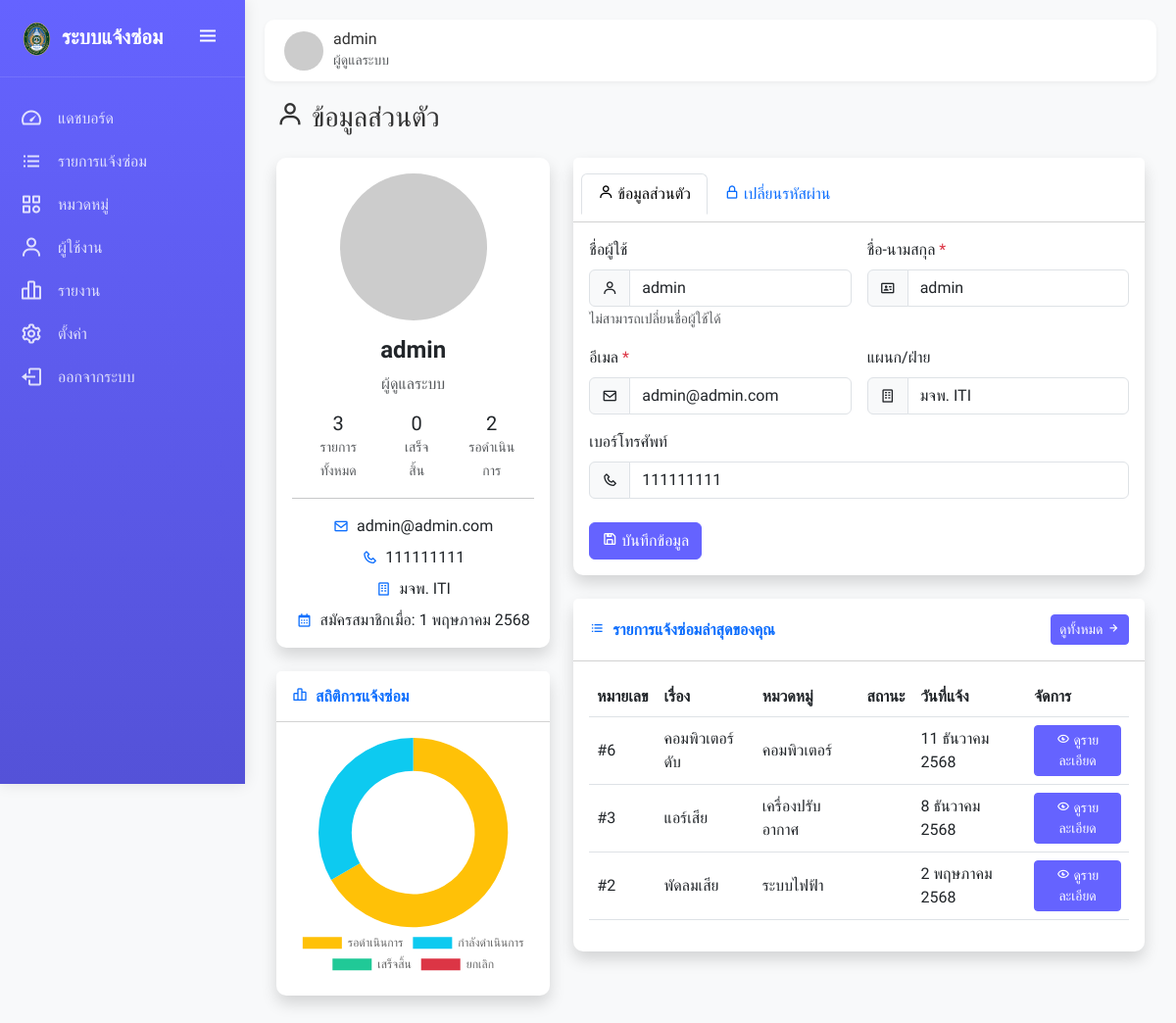
The app's page /profile.php (signed in) with its own data.
### tables this page shows
CREATE TABLE `users` (
  `user_id` int(11) NOT NULL,
  `username` varchar(50) NOT NULL,
  `password` varchar(255) NOT NULL,
  `fullname` varchar(100) NOT NULL,
  `email` varchar(100) NOT NULL,
  `department` varchar(100) DEFAULT NULL,
  `phone` varchar(20) DEFAULT NULL,
  `role` enum('admin','user','building_staff') NOT NULL DEFAULT 'user',
  `created_at` timestamp NOT NULL DEFAULT current_timestamp(),
  `updated_at` timestamp NOT NULL DEFAULT current_timestamp() ON UPDATE current_timestamp()
);

CREATE TABLE `repair_requests` (
  `request_id` int(11) NOT NULL,
  `user_id` int(11) NOT NULL,
  `category_id` int(11) NOT NULL,
  `title` varchar(255) NOT NULL,
  `description` text NOT NULL,
  `location` varchar(255) DEFAULT NULL,
  `priority` enum('low','medium','high','urgent') NOT NULL DEFAULT 'medium',
  `status` enum('pending','in_progress','completed','rejected') NOT NULL DEFAULT 'pending',
  `image` varchar(255) DEFAULT NULL,
  `admin_remark` text DEFAULT NULL,
  `completed_date` datetime DEFAULT NULL,
  `created_at` timestamp NOT NULL DEFAULT current_timestamp(),
  `updated_at` timestamp NOT NULL DEFAULT current_timestamp() ON UPDATE current_timestamp()
);

CREATE TABLE `categories` (
  `category_id` int(11) NOT NULL,
  `category_name` varchar(100) NOT NULL,
  `description` text DEFAULT NULL,
  `created_at` timestamp NOT NULL DEFAULT current_timestamp(),
  `updated_at` timestamp NOT NULL DEFAULT current_timestamp() ON UPDATE current_timestamp()
);

### profile.php (the view, shortened to what the rows shown need)
<?php
require_once 'config/db_connect.php';
$user_id = $_SESSION['user_id'];
$result = db_select("SELECT * FROM users WHERE user_id = ?", "i", [$user_id]);
$user = mysqli_fetch_assoc($result);
$result = db_select(
    "SELECT
        COUNT(CASE WHEN status = 'pending' THEN 1 END) as pending_count,
        COUNT(CASE WHEN status = 'in_progress' THEN 1 END) as in_progress_count,
        COUNT(CASE WHEN status = 'completed' THEN 1 END) as completed_count,
        COUNT(CASE WHEN status = 'rejected' THEN 1 END) as rejected_count,
        COUNT(*) as total_count
     FROM repair_requests
     WHERE user_id = ?",
    "i",
    [$user_id]
);
$request_stats = mysqli_fetch_assoc($result);
include 'includes/header.php';
?>
<div class="d-sm-flex align-items-center justify-content-between mb-4">
    <h1 class="h3 mb-0 text-gray-800">
        <i class="bx bx-user me-2"></i>ข้อมูลส่วนตัว
    </h1>
</div>
<div class="row">
    <div class="col-lg-4 mb-4">
        <div class="card shadow mb-4">
            <div class="card-body text-center">
                <img src="https://ui-avatars.com/api/?name=<?php echo urlencode($user['fullname']); ?>&background=random"
                    alt="User Avatar" class="rounded-circle mb-3" width="150" height="150">
                <h4 class="fw-bold"><?php echo $user['fullname']; ?></h4>
                <p class="text-muted"><?php echo $user['role'] == 'admin' ? 'ผู้ดูแลระบบ' : 'ผู้ใช้งานทั่วไป'; ?></p>
                <div class="d-flex justify-content-center">
                    <div class="text-center px-3">
                    </div>
                    <div class="text-center px-3">
                    </div>
                    <div class="text-center px-3">
                    </div>
                </div>
                <hr>
                <div class="d-flex align-items-center justify-content-center mb-2">
                    <i class="bx bx-envelope me-2 text-primary"></i>
                    <span><?php echo $user['email']; ?></span>
                </div>
                <?php if ($user['phone']): ?>
                    <div class="d-flex align-items-center justify-content-center mb-2">
                        <i class="bx bx-phone me-2 text-primary"></i>
                        <span><?php echo $user['phone']; ?></span>
                    </div>
                <?php endif; ?>
                <?php if ($user['department']): ?>
                    <div class="d-flex align-items-center justify-content-center mb-2">
                        <i class="bx bx-building me-2 text-primary"></i>
                        <span><?php echo $user['department']; ?></span>
                    </div>
                <?php endif; ?>
                <div class="d-flex align-items-center justify-content-center">
                    <i class="bx bx-calendar me-2 text-primary"></i>
                    <span>สมัครสมาชิกเมื่อ: <?php echo thai_date($user['created_at'], 'j F Y'); ?></span>
                </div>
            </div>
        </div>
    </div>
    <div class="col-lg-8">
        <div class="card shadow mb-4">
            <div class="card-body">
                <div class="tab-content" id="profileTabsContent">
                    <div class="tab-pane fade show active" id="profile" role="tabpanel" aria-labelledby="profile-tab">
                        <form method="POST" class="row g-3">
                            <div class="col-md-6">
                                <div class="input-group">
                                    <span class="input-group-text bg-light">
                                        <i class="bx bx-user"></i>
                                    </span>
                                    <input type="text" class="form-control" id="username"
                                        value="<?php echo $user['username']; ?>" readonly>
                                </div>
                            </div>
                            <div class="col-md-6">
                                <div class="input-group">
                                    <span class="input-group-text bg-light">
                                        <i class="bx bx-id-card"></i>
                                    </span>
                                    <input type="text" class="form-control" id="fullname" name="fullname"
                                        value="<?php echo $user['fullname']; ?>" required>
                                </div>
                            </div>
                            <div class="col-md-6">
                                <div class="input-group">
                                    <span class="input-group-text bg-light">
                                        <i class="bx bx-envelope"></i>
                                    </span>
                                    <input type="email" class="form-control" id="email" name="email"
                                        value="<?php echo $user['email']; ?>" required>
                                </div>
                            </div>
                            <div class="col-md-6">
                                <div class="input-group">
                                    <span class="input-group-text bg-light">
                                        <i class="bx bx-building"></i>
                                    </span>
                                    <input type="text" class="form-control" id="department" name="department"
                                        value="<?php echo $user['department']; ?>">
                                </div>
                            </div>
                            <div class="col-12">
                                <div class="input-group">
                                    <span class="input-group-text bg-light">
                                        <i class="bx bx-phone"></i>
                                    </span>
                                    <input type="text" class="form-control" id="phone" name="phone"
                                        value="<?php echo $user['phone']; ?>">
                                </div>
                            </div>
                        </form>
                    </div>
                </div>
            </div>
        </div>
        <div class="card shadow mb-4">
            <div class="card-body">
                <?php
                $recent_requests = db_select(
                    "SELECT r.*, c.category_name
                     FROM repair_requests r
                     JOIN categories c ON r.category_id = c.category_id
                     WHERE r.user_id = ?
                     ORDER BY r.created_at DESC
                     LIMIT 5",
                    "i",
                    [$user_id]
                );
                ?>
                <?php if (mysqli_num_rows($recent_requests) > 0): ?>
                    <div class="table-responsive">
                        <table class="table table-hover align-middle">
                            <thead class="bg-light">
                                <tr>
                                    <th>หมายเลข</th>
                                    <th>เรื่อง</th>
                                    <th>หมวดหมู่</th>
                                    <th>สถานะ</th>
                                    <th>วันที่แจ้ง</th>
                                    <th>จัดการ</th>
                                </tr>
                            </thead>
                            <tbody>
                                <?php while ($request = mysqli_fetch_assoc($recent_requests)): ?>
                                    <tr>
                                        <td>#<?php echo $request['request_id']; ?></td>
                                        <td><?php echo $request['title']; ?></td>
                                        <td><?php echo $request['category_name']; ?></td>
                                        <td>
                                        </td>
                                        <td><?php echo thai_date($request['created_at'], 'j M Y'); ?></td>
                                        <td>
                                            <a href="view_request.php?id=<?php echo $request['request_id']; ?>"
                                                class="btn btn-sm btn-primary">
                                                <i class="bx bx-show-alt"></i> ดูรายละเอียด
                                            </a>
                                        </td>
                                    </tr>
                                <?php endwhile; ?>
                            </tbody>
                        </table>
                    </div>
                <?php endif; ?>
            </div>
        </div>
    </div>
</div>
<script>
    document.addEventListener('DOMContentLoaded', function () {
        // สร้างแผนภูมิสถิติการแจ้งซ่อม
        const requestCtx = document.getElementById('requestChart').getContext('2d');
        const requestChart = new Chart(requestCtx, {
            type: 'doughnut',
            data: {
                labels: ['รอดำเนินการ', 'กำลังดำเนินการ', 'เสร็จสิ้น', 'ยกเลิก'],
                datasets: [{
                    data: [
                        <?php echo $request_stats['pending_count']; ?>,
                        <?php echo $request_stats['in_progress_count']; ?>,
                        <?php echo $request_stats['completed_count']; ?>,
                        <?php echo $request_stats['rejected_count']; ?>
                    ],
                    backgroundColor: [
                        '#FFC107', // รอดำเนินการ
                        '#0DCAF0', // กำลังดำเนินการ
                        '#20C997', // เสร็จสิ้น
                        '#DC3545'  // ยกเลิก
                    ],
                    borderWidth: 0,
                    hoverOffset: 15
                }]
            },
            options: {
                responsive: true,
                maintainAspectRatio: true,
                plugins: {
                    legend: {
                        position: 'bottom',
                        labels: {
                            font: {
                                family: 'Prompt'
                            }
                        }
                    },
                    title: {
                        display: false
                    }
                },
                cutout: '65%',
                animation: {
                    animateScale: true
                }
            }
        });
    });
</script>
<?php
include 'includes/footer.php';
?>

### includes/header.php (shortened to what the rows shown need)
<?php
$is_logged_in = isset($_SESSION['user_id']);
$current_user = null;
if ($is_logged_in) {
    $user_id = $_SESSION['user_id'];
    $query = "SELECT * FROM users WHERE user_id = '$user_id'";
    $user_result = mysqli_query($conn, $query);
    $current_user = mysqli_fetch_assoc($user_result);
}
?>
<!DOCTYPE html>
<html lang="th">
<head>
    <link href="https://cdn.jsdelivr.net/npm/bootstrap@5.3.0-alpha1/dist/css/bootstrap.min.css" rel="stylesheet">
    <link href="https://unpkg.com/boxicons@2.1.4/css/boxicons.min.css" rel="stylesheet">
    <link href="https://cdn.datatables.net/1.13.1/css/dataTables.bootstrap5.min.css" rel="stylesheet">
</head>
<body>
    <div class="content" id="content">
        <div class="topbar">
            <?php if ($is_logged_in): ?>
                <div class="user-info">
                    <img src="https://ui-avatars.com/api/?name=<?php echo urlencode($current_user['fullname']); ?>&background=random"
                        alt="User Avatar">
                    <div>
                        <h6 class="mb-0"><?php echo $current_user['fullname']; ?></h6>
                        <small class="text-muted"><?php
                        if ($current_user['role'] == 'admin')
                            echo 'ผู้ดูแลระบบ';
                        elseif ($current_user['role'] == 'building_staff')
                            echo 'งานอาคาร';
                        else
                            echo 'ผู้ใช้งาน';
                        ?></small>
                    </div>
                </div>
            <?php endif; ?>
        </div>
        <div class="container-fluid">

### records on screen
users: fullname "admin", email "admin@admin.com", phone "111111111", department "มจพ. ITI", created_at "1 พฤษภาคม 2568", username "admin"
repair_requests: request_id "6", title "คอมพิวเตอร์ดับ", category.category_name "คอมพิวเตอร์", created_at "11 ธันวาคม 2568"
repair_requests: request_id "3", title "แอร์เสีย", category.category_name "เครื่องปรับอากาศ", created_at "8 ธันวาคม 2568"
repair_requests: request_id "2", title "พัดลมเสีย", category.category_name "ระบบไฟฟ้า", created_at "2 พฤษภาคม 2568"

### other values on screen
$request_stats['total_count'] "3"
$request_stats['completed_count'] "0"
$request_stats['pending_count'] "2"
chart data {{ $request_stats['pending_count'] }} 2
chart data {{ $request_stats['in_progress_count'] }} 1
chart data {{ $request_stats['completed_count'] }} 0
chart data {{ $request_stats['rejected_count'] }} 0
